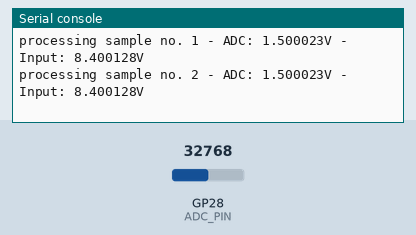
Recording of a program running on a simulated Raspberry Pi Pico running MicroPython. Parts: the last lines printed to the serial console. Inputs (shaded band) come from the test bench; at power-on: GP28 (ADC_PIN) = 32768 (analog values on the 0–65535 scale).

Above: at 1.2 s.
1.3 s: GP28 (ADC_PIN) set to 45874
At 1.9 s:
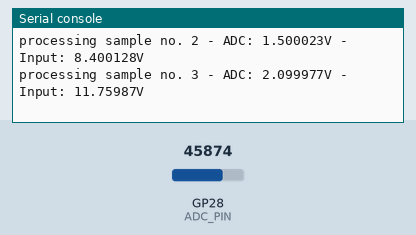
2.8 s: GP28 (ADC_PIN) set to 57670
At 3.4 s:
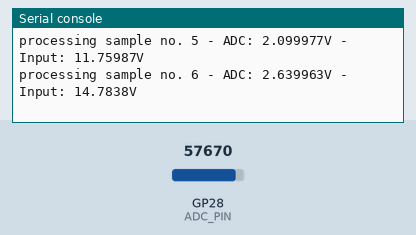
Timing chart, 0 to 5.8 s (numbered marks = the images above; inputs shaded):
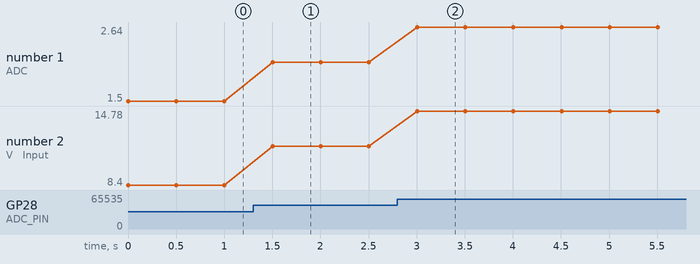

The program:

main.py
```python
import machine
import time
from consts import Consts


def get_voltage_samples(samples_count=600, delay=0.5):
    adc = machine.ADC(Consts.ADC_PIN)
    samples = []

    current_sample_id = 0

    while current_sample_id < samples_count:
        adc_value = adc.read_u16()

        adc_voltage = adc_value * Consts.ADC_CONVERSION_FACTOR
        voltage = adc_voltage * Consts.VOLTAGE_DIVIDER_FACTOR

        print(f"processing sample no. {current_sample_id} - ADC: {adc_voltage}V - Input: {voltage}V")

        samples.append(voltage)

        current_sample_id += 1
        time.sleep(delay)

    return samples


def main():
    samples = get_voltage_samples()

    print(samples)


if __name__ == '__main__':
    main()
```

consts.py
```python
class Consts:
    ADC_PIN = 28

    ADC_CONVERSION_FACTOR = 3.0 / 65535
    VOLTAGE_DIVIDER_FACTOR = 5.6 # 1V ON ADC PIN = 5.55V OF SOURCE VOLTAGE
```

Measured:
- after the input at 1.3 s, the serial console: prints a new line after 0.20 s (image 1)
- after the input at 2.8 s, the serial console: prints a new line after 0.21 s (image 2)
- plotted number 1: 1.5 → 2.1 after the input at 1.3 s, 2.1 → 2.64 after the input at 2.8 s
- plotted number 2: 8.4 → 11.76 after the input at 1.3 s, 11.76 → 14.78 after the input at 2.8 s
